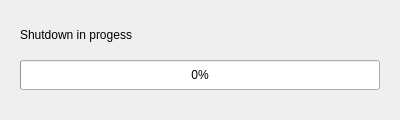
<?xml version="1.0" encoding="UTF-8"?>
<ui version="4.0">
 <class>ShutDownDialog</class>
 <widget class="QDialog" name="ShutDownDialog">
  <property name="geometry">
   <rect>
    <x>0</x>
    <y>0</y>
    <width>400</width>
    <height>120</height>
   </rect>
  </property>
  <property name="windowTitle">
   <string>ShutDownDialog</string>
  </property>
  <widget class="QProgressBar" name="pbProgress">
   <property name="geometry">
    <rect>
     <x>20</x>
     <y>60</y>
     <width>360</width>
     <height>30</height>
    </rect>
   </property>
   <property name="value">
    <number>0</number>
   </property>
   <property name="textDirection">
    <enum>QProgressBar::TopToBottom</enum>
   </property>
  </widget>
  <widget class="QLabel" name="lbNote">
   <property name="geometry">
    <rect>
     <x>20</x>
     <y>20</y>
     <width>360</width>
     <height>30</height>
    </rect>
   </property>
   <property name="text">
    <string>Shutdown in progess</string>
   </property>
  </widget>
 </widget>
 <layoutdefault spacing="6" margin="11"/>
 <resources/>
 <connections/>
</ui>
